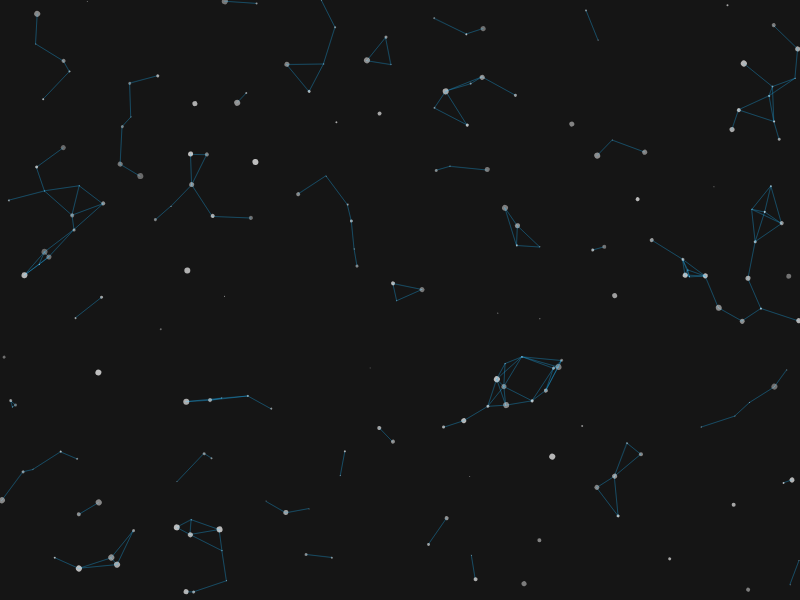
Frame 1 (no input)
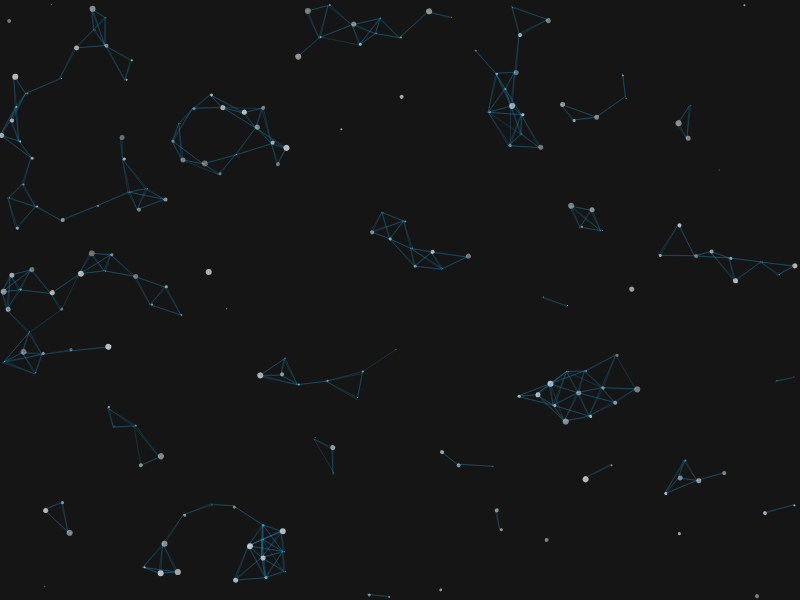
Frame 60 (no input)
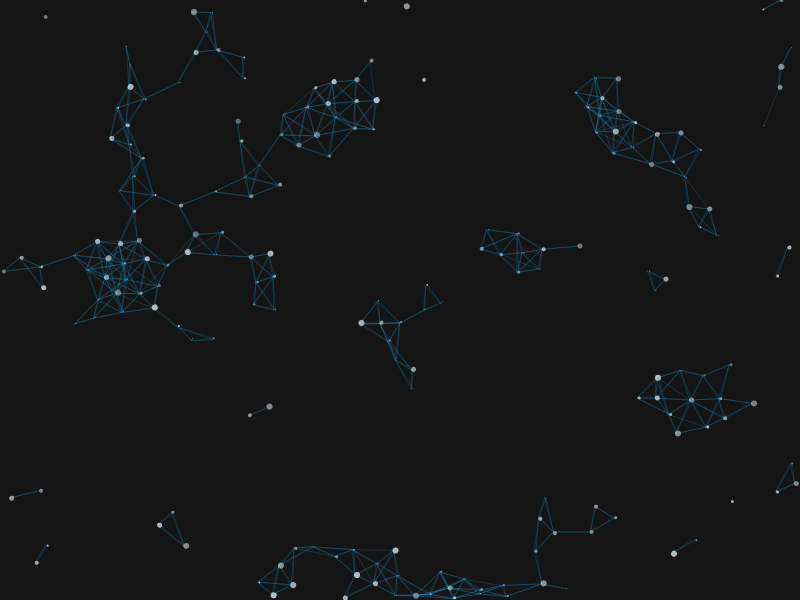
Frame 120 (the mouse pressed at the canvas centre since frame 60)

The p5.js sketch that drew these frames (run headless with seeded random() and noise() and a simulated clock; from frame 60 on, the mouse is pressed at the canvas centre):

// p5.js sketch
// ── sketch.js
var boids = [];

function setup() {
  createCanvas(800, 600);

  for (var i = 0; i < 200; i++) {
    boids.push(new Boid(random(width),random(height)));
  }
}

function draw() {
  background(21);

  for (var i = 0; i < boids.length; i++) {
    var b = boids[i];
    
    // var target = createVector(mouseX, mouseY);
    // b.seek(target);
    
    //b.separate(boids);
    //b.cohesion(boids);
    //b.align(boids);
    b.flock(boids);
    b.drawLines(boids);
    b.update();
    b.checkEdges();
    b.display();
  }
}
// ── Boid.js
"use strict";

class Boid {
  constructor(x, y) {
    this.pos = createVector(x, y);
    this.vel = createVector(random(0.5, 0), random(-0.5, 0.5));
    this.acc = createVector();

    this.maxSpeed = 2; // max speed;
    this.maxSteerForce = 0.03; // max steering force

    this.separateDistance = 20;
    this.neighborDistance = 40;
    
    this.size = floor(random(1,7));
    this.a = random(100,200);
  }
  update() {
    this.vel.add(this.acc);
    this.vel.limit(this.maxSpeed); //***
    this.pos.add(this.vel);
    this.acc.mult(0);
    this.angle = this.vel.heading();
  }
  applyForce(force) {
    this.acc.add(force);
  }
  flock(others) {
    var sForce = this.separate(others);
    var cForce = this.cohesion(others);
    var aForce = this.align(others);

    sForce.mult(1.5);
    cForce.mult(0.5);
    aForce.mult(1.2);

    this.applyForce(sForce);
    this.applyForce(cForce);
    this.applyForce(aForce);
  }
  align(others) {
    var velocity = createVector();
    var count = 0;
    for (var i = 0; i < others.length; i++) {
      var other = others[i];
      var distance = this.pos.dist(other.pos);
      if (distance > 0 && distance < this.neighborDistance) {
        velocity.add(other.vel);
        count++;
      }
    }
    if (count > 0) {
      velocity.div(count);
      velocity.setMag(this.maxSpeed);
      // steering force
      var steer = p5.Vector.sub(velocity, this.vel);
      steer.limit(this.maxSteerForce);
      return steer;
    }
    return velocity; // empty
  }
  cohesion(others) {
    var position = createVector();
    var count = 0;
    for (var i = 0; i < others.length; i++) {
      var other = others[i];
      var distance = this.pos.dist(other.pos);
      if (distance > 0 && distance < this.neighborDistance) {
        position.add(other.pos);
        count++
      }
    }
    if (count > 0) {
      position.div(count);
      return this.seek(position);
    }
    return position; // empty
  }
  separate(others) {
    var vector = createVector();
    var count = 0;
    for (var i = 0; i < others.length; i++) {
      var other = others[i];
      var distance = this.pos.dist(other.pos);

      if (distance > 0 && distance < this.separateDistance) {
        var diff = p5.Vector.sub(this.pos, other.pos);
        diff.normalize();
        diff.div(distance);
        vector.add(diff);
        count++;
      }
    }
    if (count > 0) {
      vector.div(count);
    }
    if (vector.mag() > 0) {
      //desired
      vector.setMag(this.maxSpeed);
      // steer
      vector.sub(this.vel);
      vector.limit(this.maxSteerForce);
    }
    return vector;
  }
  seek(target) {
    var desired = p5.Vector.sub(target, this.pos);
    desired.setMag(this.maxSpeed);
    var steer = p5.Vector.sub(desired, this.vel);
    steer.limit(this.maxSteerForce);
    return steer;
    //this.applyForce(steer);
  }

  drawLines(others) {

    for (var i = 0; i < others.length; i++) {
      var other = others[i];
      var distance = this.pos.dist(other.pos);
      if (distance > 0 && distance < this.neighborDistance) {
        stroke(35,173,240,50);
        line(this.pos.x,this.pos.y,other.pos.x,other.pos.y);
      }
    }
  }
  checkEdges() {
    // x
    if (this.pos.x < 0) {
      this.pos.x = width;
    } else if (this.pos.x > width) {
      this.pos.x = 0;
    }
    // y
    if (this.pos.y < 0) {
      this.pos.y = height;
    } else if (this.pos.y > height) {
      this.pos.y = 0;
    }
  }
  display() {
    push();

    translate(this.pos.x, this.pos.y);
    rotate(this.angle);
    noStroke();
    fill(238,this.a);
    ellipse(0,0,this.size);

    pop();
  }
}
